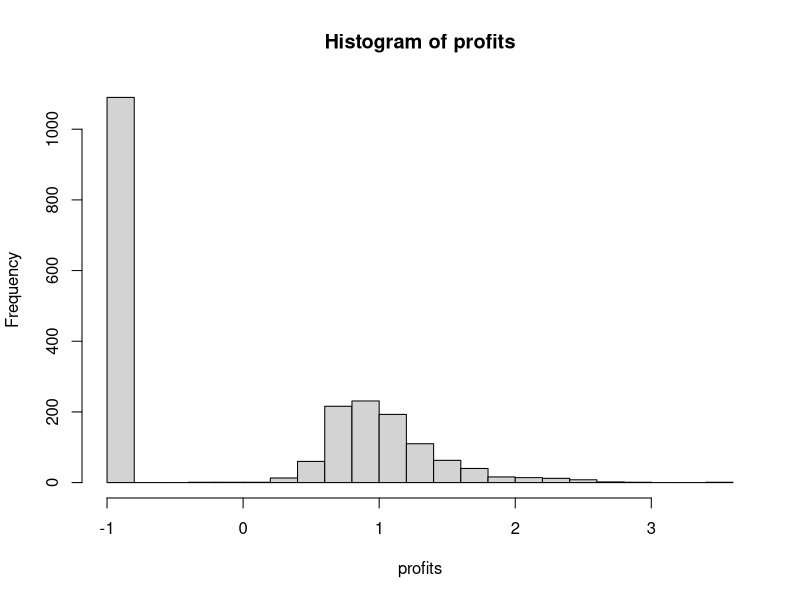
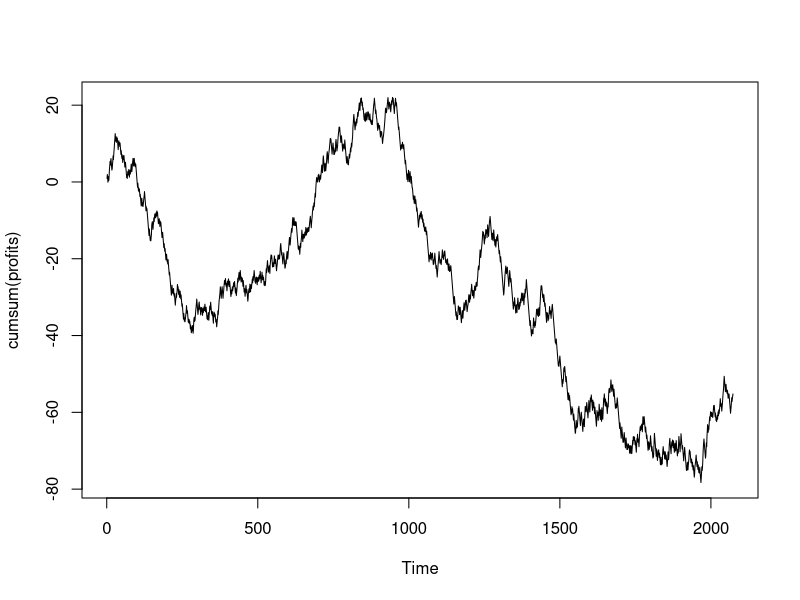

The R script that drew these images, in order:
profits <- read.csv("profitsBTTS.csv", header=FALSE, sep=",")

profits <- t(profits)
mean(profits)
var(profits)
hist(profits, breaks=20)
ts.plot(cumsum(profits))

t.test(profits, alternative="less")


kelly_stats <- function(profits, starting_bankroll, bets_per_year = NULL) {
  
  # Reconstruct bankroll before each bet
  bankroll_before <- starting_bankroll + c(0, cumsum(profits[-length(profits)]))
  
  # Check for ruin
  if (any(bankroll_before <= 0)) {
    stop("Bankroll hits zero or below — Kelly growth undefined (ruin).")
  }
  
  # Kelly log returns
  log_returns <- log(1 + profits / bankroll_before)
  
  # Core statistics
  g_per_bet <- mean(log_returns)
  g_per_bet_sd <- sd(log_returns)
  
  # Multiplicative growth per bet
  growth_per_bet <- exp(g_per_bet) - 1
  
  # Optional annualization
  if (!is.null(bets_per_year)) {
    g_annual <- g_per_bet * bets_per_year
    growth_annual <- exp(g_annual) - 1
  } else {
    g_annual <- NA
    growth_annual <- NA
  }
  
  # Drawdowns
  bankroll_after <- bankroll_before + profits
  peak <- cummax(bankroll_after)
  drawdowns <- (bankroll_after - peak) / peak
  max_drawdown <- min(drawdowns)
  
  # Calmar ratio (if annualized)
  calmar <- if (!is.null(bets_per_year)) {
    g_annual / abs(max_drawdown)
  } else {
    NA
  }
  
  return(list(
    g_per_bet = g_per_bet,
    growth_per_bet = growth_per_bet,
    g_annual = g_annual,
    growth_annual = growth_annual,
    log_return_sd = g_per_bet_sd,
    max_drawdown = max_drawdown,
    calmar_ratio = calmar
  ))
}
starting_bankroll <- 1000
results <- kelly_stats(
  profits = profits,
  starting_bankroll = starting_bankroll,
  bets_per_year = 500
)

print(results)
